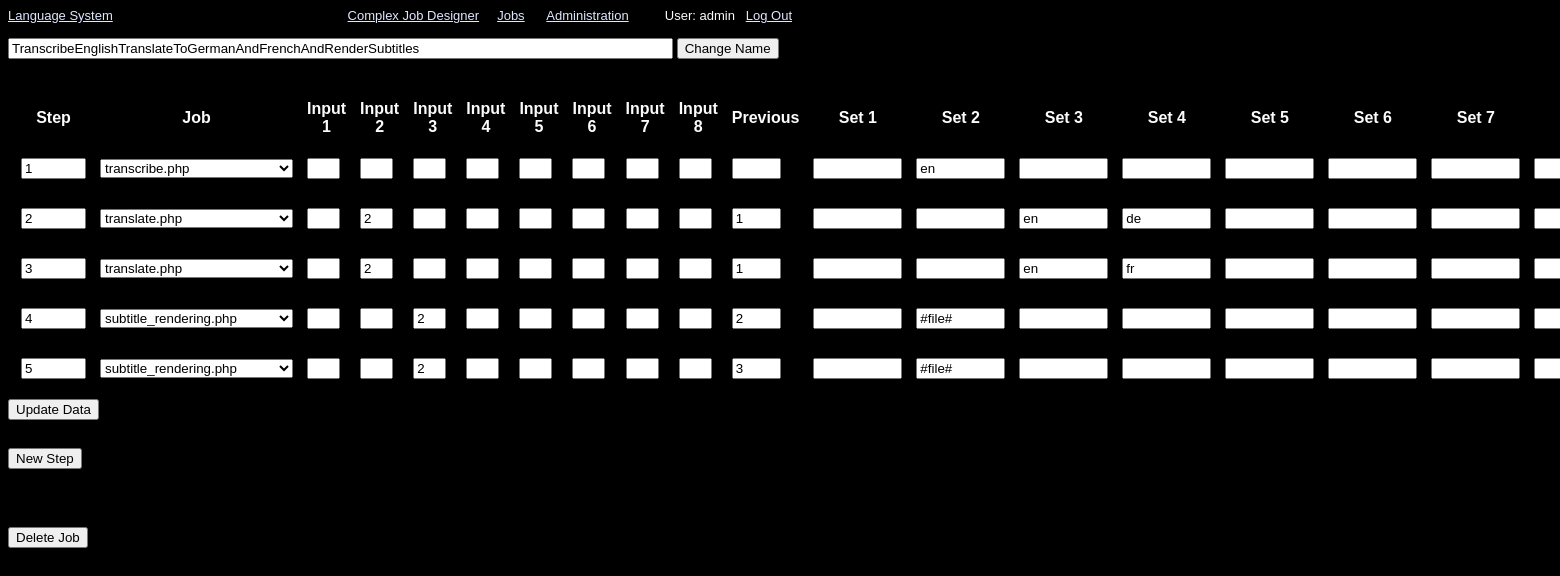
Screenshot of /designer.php?name=TranscribeEnglishTranslateToGermanAndFrenchAndRenderSubtitles (signed in) with the database file from the repository.
### tables this page shows
CREATE TABLE `users` (
  `id` int(11) NOT NULL AUTO_INCREMENT,
  `name` varchar(256) DEFAULT NULL,
  `password` varchar(256) DEFAULT NULL,
  `type` varchar(1) DEFAULT 'u',
  PRIMARY KEY (`id`)
);

CREATE TABLE `complex` (
  `id` int(11) NOT NULL AUTO_INCREMENT,
  `name` varchar(256) DEFAULT NULL,
  `step` int(11) DEFAULT NULL,
  `job` varchar(256) DEFAULT NULL,
  `input1` varchar(1) DEFAULT NULL,
  `input2` varchar(1) DEFAULT NULL,
  `input3` varchar(1) DEFAULT NULL,
  `input4` varchar(1) DEFAULT NULL,
  `input5` varchar(1) DEFAULT NULL,
  `input6` varchar(1) DEFAULT NULL,
  `input7` varchar(1) DEFAULT NULL,
  `input8` varchar(1) DEFAULT NULL,
  `previous` varchar(8) DEFAULT NULL,
  `set1` varchar(256) DEFAULT NULL,
  `set2` varchar(256) DEFAULT NULL,
  `set3` varchar(256) DEFAULT NULL,
  `set4` varchar(256) DEFAULT NULL,
  `set5` varchar(256) DEFAULT NULL,
  `set6` varchar(256) DEFAULT NULL,
  `set7` varchar(256) DEFAULT NULL,
  `set8` varchar(256) DEFAULT NULL,
  PRIMARY KEY (`id`)
);

### src/session.php (called while the page is built, shortened)
<?php
   include('database.php');
   $user_check = $_SESSION['login_user'];
   $ses_sql = mysqli_query($database,"select name, type, id from users where name = '$user_check' ");
   $row = mysqli_fetch_array($ses_sql,MYSQLI_ASSOC);
   $login_session = $row['name'];
   $login_session_user_type = $row['type'];
?>

### src/designer.php (the view, shortened to what this page needs)
<html>
	<head>
		<link rel="stylesheet" type="text/css" href="main.css">
	</head>
	<body bgcolor="#000000" text="#fbfbfb" link="#dfe7ff" VLINK="#f7e1ff" ALINK="#ffe1e2">
		<font face="Century Gothic,Avant Garde,Apple Gothic,AppleGothic,URW Gothic L,Avant Garde,Futura,sans-serif" SIZE="-1">
			<?php
			include 'database.php';
			include('session.php');
			include('navigation.php');
			?>
			<br /><br />
			<form action="" method="POST">
				<input type="text" size="80" name="newname" value="<?php echo $_GET['name'];?>">
				<input type="submit" name="Sub" value="Change Name">
			</form>
			<br />
			<form action="" method="POST">
			<table cellspacing="12">
				<tr>
					<th>
						Step
					</th>
					<th>
						Job
					</th>
					<th>
						Input 1
					</th>
					<th>
						Input 2
					</th>
					<th>
						Input 3
					</th>
					<th>
						Input 4
					</th>
					<th>
						Input 5
					</th>
					<th>
						Input 6
					</th>
					<th>
						Input 7
					</th>
					<th>
						Input 8
					</th>
					<th>
						Previous
					</th>
					<th>
						Set 1
					</th>
					<th>
						Set 2
					</th>
					<th>
						Set 3
					</th>
					<th>
						Set 4
					</th>
					<th>
						Set 5
					</th>
					<th>
						Set 6
					</th>
					<th>
						Set 7
					</th>
					<th>
					</th>
				</tr>
			<?php
			$result = mysqli_query($database, "SELECT * FROM complex WHERE name='".$_GET['name']."' ORDER BY id");
			while ($row = mysqli_fetch_array($result, MYSQLI_NUM)) {
				echo '<tr><td>';
				echo '<input type="text" size="5" name="step'.$row[0].'" value="'.$row[2].'"></td>
				<td>
				<select name="job'.$row[0].'">
					<option value="'.$row[3].'">'.$row[3].'</option>';
				echo '</select>
				</td>
				<td><input type="text" size="1" name="input1_'.$row[0].'" value="'.$row[4].'"></td>
				<td><input type="text" size="1" name="input2_'.$row[0].'" value="'.$row[5].'"></td>
				<td><input type="text" size="1" name="input3_'.$row[0].'" value="'.$row[6].'"></td>
				<td><input type="text" size="1" name="input4_'.$row[0].'" value="'.$row[7].'"></td>
				<td><input type="text" size="1" name="input5_'.$row[0].'" value="'.$row[8].'"></td>
				<td><input type="text" size="1" name="input6_'.$row[0].'" value="'.$row[9].'"></td>
				<td><input type="text" size="1" name="input7_'.$row[0].'" value="'.$row[10].'"></td>
				<td><input type="text" size="1" name="input8_'.$row[0].'" value="'.$row[11].'"></td>
				<td><input type="text" size="3" name="previous'.$row[0].'" value="'.$row[12].'"></td>
				<td><input type="text" size="8" name="set1_'.$row[0].'" value="'.$row[13].'"></td>
				<td><input type="text" size="8" name="set2_'.$row[0].'" value="'.$row[14].'"></td>
				<td><input type="text" size="8" name="set3_'.$row[0].'" value="'.$row[15].'"></td>
				<td><input type="text" size="8" name="set4_'.$row[0].'" value="'.$row[16].'"></td>
				<td><input type="text" size="8" name="set5_'.$row[0].'" value="'.$row[17].'"></td>
				<td><input type="text" size="8" name="set6_'.$row[0].'" value="'.$row[18].'"></td>
				<td><input type="text" size="8" name="set7_'.$row[0].'" value="'.$row[19].'"></td>
				<td><input type="text" size="8" name="set8_'.$row[0].'" value="'.$row[20].'"></td>
				<td><button><a class="complex" href="?name='.$_GET['name'].'&remove=yes&row='.$row[0].'">Remove Step</a></button></td>';
				echo '</tr>';
			}
			?>
			</table>
				<input type="submit" name="Sub" value="Update Data">
			</form>
			<br />
			<form action="" method="POST">
				<input type="submit" name="Sub" value="New Step">
			</form>
			<br /><br /><br />
			<form action="" method="POST">
				<input type="submit" name="Sub" value="Delete Job">
			</form>
		</font>
	</body>
</html>

### src/navigation.php (shortened to what this page needs)
<a href="index.php">Language System</a><a href="designer_menu.php">Complex Job Designer</a><a href="job_list.php">Jobs</a>
<?php
if ($login_session_user_type == 'a') {
  echo '&nbsp;&nbsp;&nbsp;&nbsp;&nbsp;<a href="admin.php">Administration</a>';
}
?>
&nbsp;&nbsp;&nbsp;&nbsp;&nbsp;&nbsp;&nbsp;&nbsp;&nbsp;
User: <?php echo $login_session; ?>&nbsp;&nbsp;
<a href="logout.php">Log Out</a>

### rows the page displays
users: name "admin"
complex: step "1", job+id "transcribe.php", set2 "en"
complex: step "2", job+id "translate.php", input2 "2", previous "1", set3 "en", set4 "de"
complex: step "3", job+id "translate.php", input2 "2", previous "1", set3 "en", set4 "fr"
complex: step "4", job+id "subtitle_rendering.php", input3 "2", previous "2", set2 "#file#"
complex: step "5", job+id "subtitle_rendering.php", input3 "2", previous "3", set2 "#file#"
